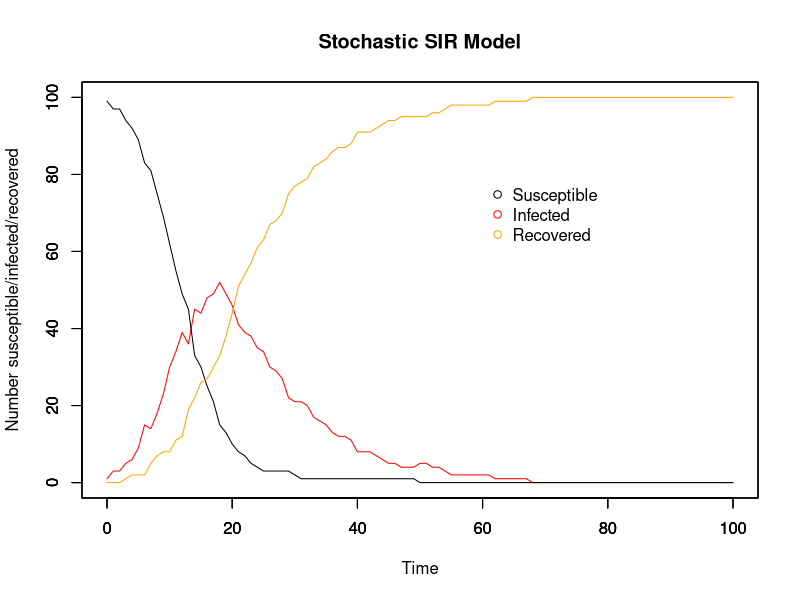
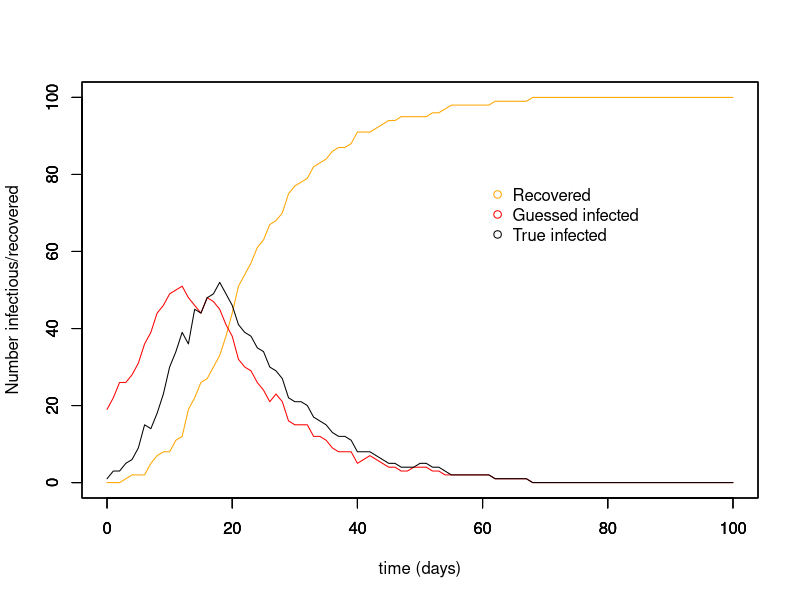
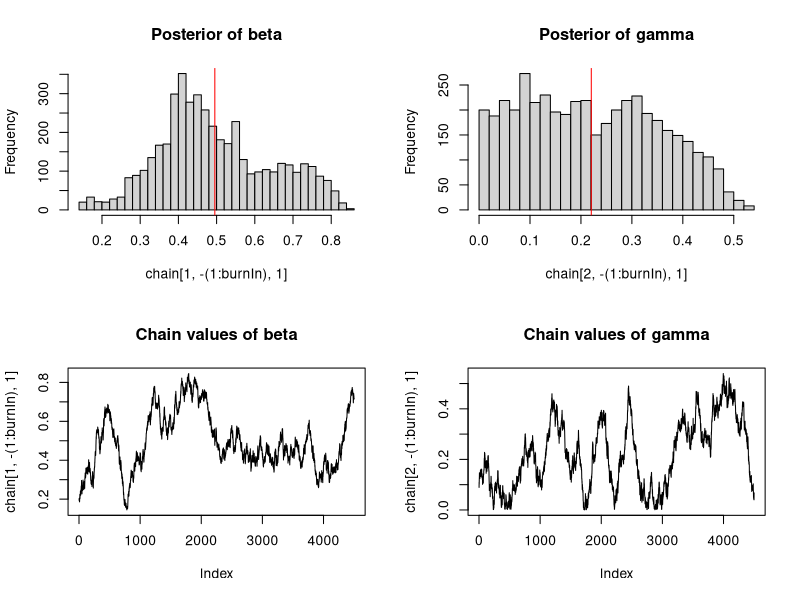
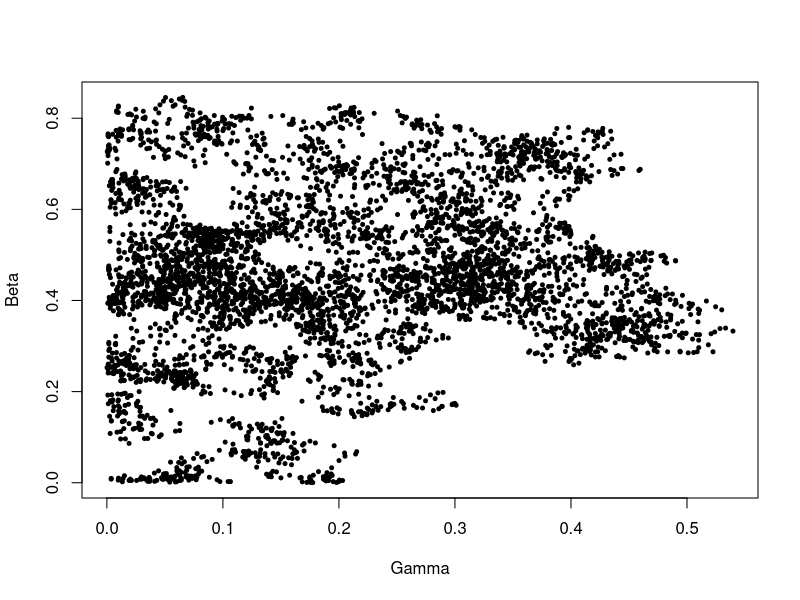
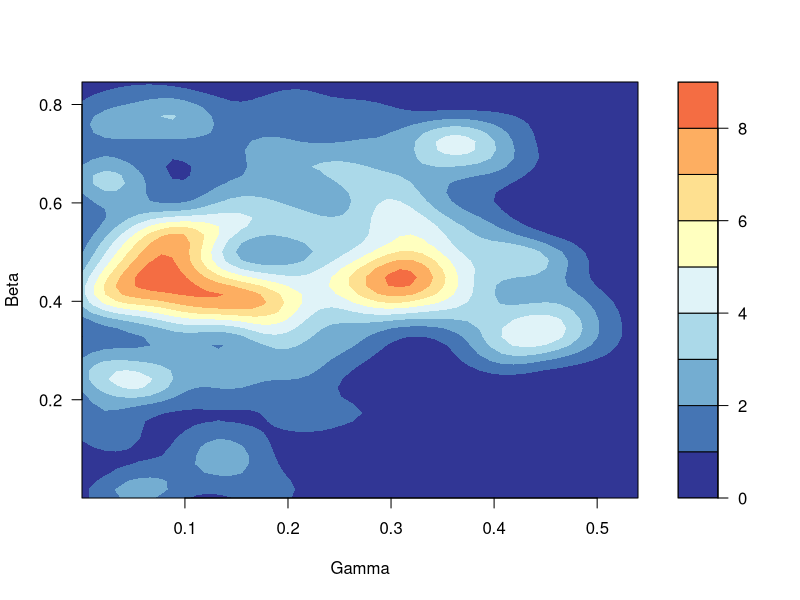

Recreate these plots in R, in order.
# MCMC estimating stochastic processes
# 3 unknonws: beta, gamma, and the time of infection for each individual
# 17/11/17

##########################
## Input values for SIR ##
##########################

# Time
timestep <- 1
times <- seq(0, 100, by = timestep)

# Initial population: N-1 susceptible, 1 infectious, 0 recovered
init.values = c(
  S = 100-1,
  I = 1,
  R = 0
)
N = sum(init.values)

# Beta & gammma
beta <- 5e-3
gamma <- 8e-2
1/gamma

###############
## The model ##
###############

# Array for holding collective disease status information for whole period of time
data <- array(0, dim =c(length(times), length(init.values)+3))
data[,1] <- times # make first column the timesteps to make plotting easier later on

#set.seed(22) # other good ones: 7, 14, 22, 30

# For loops for calculating the numbers susceptible, infected, and recovered at each timepoint
for (time in times){
  if (time == 0){ # Set up the number of S/I/R at time 0
    data[1,2] <- init.values["S"] # number of susceptibles at time 0
    data[1,3] <- init.values["I"] # number of infecteds at time 0
    data[1,4] <- init.values["R"] # number of recovereds at time 0
    data[1,5] <- init.values["I"] # number newly infected at time 0
    data[1,6] <- init.values["R"] # number newly recovered at time 0
    
  } else{
    whole_time <- 1/timestep * time # makes time into the whole number that it corresponds to in the array
    #inf <- rbinom(1, size = data[whole_time,2], prob = foi_t) # number who become infected in this timestep
    #rec <- rbinom(1, size = data[whole_time,3], prob = r_t)# number who become recovered in this timestep
    
    inf <- rbinom(1, size = data[whole_time,2], (1-(exp(-beta*data[whole_time,3]*timestep)))) # number who become infected in this timestep
    rec <- rbinom(1, size = data[whole_time,3], (1-(exp(-gamma*timestep)))) # number who become recovered in this timestep
    
    data[whole_time+1,2] <- data[whole_time,2] - inf # number of susceptibles at other times
    
    data[whole_time+1,3] <- data[whole_time,3]  + inf - rec # number of infecteds at other times
    
    data[whole_time+1,4] <- data[whole_time,4] + rec # number of recovereds at other times
    
    data[whole_time+1,5] <- data[whole_time+1,3] - data[whole_time,3] + data[whole_time+1,4] - data[whole_time,4] # number of newly infected
    
    data[whole_time+1,6] <- data[whole_time+1,4] - data[whole_time,4] # number of newly recovered
  }
}

###############
## SIR plots ##
###############

run_stoch <- data.frame(data) # make array into a dataframe
colnames(run_stoch) <- c("time","S", "I", "R", "new_I", "new_R")

par(mfrow = c(1,1))

# Plot for SIR model
plot(x = run_stoch$time, y = run_stoch$I, type = "line", col = "red", ylim = c(0,N),
     xlab = "Time", ylab = "Number susceptible/infected/recovered", main = "Stochastic SIR Model")
par(new=T)
plot(x = run_stoch$time, y = run_stoch$S, type = "line", ylim = c(0,N), ylab = "", xlab = "") # add susceptible line
par(new=T)
plot(x = run_stoch$time, y = run_stoch$R, type = "line", col = "orange", ylim = c(0,N), ylab = "", xlab = "") # recovered

# Add legend
legend(60, 0.8*N, c("Susceptible", "Infected", "Recovered"), pch = 1, col = c("black", "red", "orange"), bty = "n")

#################
## Guess new_I ##
#################

inf_period <- ceiling(1/gamma) # mean infectious period calculated from gamma

for (i in 1:nrow(run_stoch)){
run_stoch$guess_new_I[i] <- run_stoch$new_R[i+(inf_period/timestep)] # guess newly infected, translates days into no. of timesteps
run_stoch$guess_I[i] <- run_stoch$R[i+(inf_period/timestep)] - run_stoch$R[i]
run_stoch$guess_S[i] <- N - (run_stoch$R[i] + run_stoch$guess_I[i])
}
run_stoch[is.na(run_stoch)] <- 0

plot(run_stoch$time, run_stoch$R, ylim = c(0,N), type = "line", col = "orange", xlab = "time (days)", ylab = "Number infectious/recovered")
par(new=T)
plot(run_stoch$time, run_stoch$guess_I, ylim = c(0,N), type = "line", col = "red", xlab = " ", ylab = " ")
par(new=T)
plot(x = run_stoch$time, y = run_stoch$I, type = "line", col = "black", ylim = c(0,N), xlab = " ", ylab = " ")
legend(60, 0.8*N, c("Recovered", "Guessed infected", "True infected"), pch = 1, col = c("orange", "red", "black"), bty = "n")

##################################
## Likelihood, prior, posterior ##
##################################

# Likelihood distribution for beta and gamma
likelihood <- function(param){
  dim(param)
  beta = as.numeric(param[1,1])
  gamma = as.numeric(param[2,1])
  I = as.numeric(param[,2])
  new_I = as.numeric(param[,3])
  
  total = array(0, dim = (c(nrow(run_stoch))))
  
  for (i in 1:nrow(run_stoch)){
    betalikelihood = dbinom(new_I[i+1], (N - I[i] - run_stoch$R[i]), (1-(exp(-beta*I[i]*timestep))), log = T)
    gammalikelihood = dbinom(run_stoch$new_R[i+1], I[i], (1-(exp(-gamma*timestep))), log = T)
    total[i] = betalikelihood + gammalikelihood
  }
  #print(total[i])
  return(sum(total, na.rm = T))
}

# Prior distribution
prior <- function(param){
  beta = as.numeric(param[1,1])
  gamma = as.numeric(param[2,1])
  betaprior = dunif(beta, min = 0, max = 100, log = T)
  gammaprior = dunif(gamma, min = 0, max = 100, log = T)
  return(betaprior + gammaprior)
}

# Posterior distribution for beta and gamma
posterior <- function(param){
  return (likelihood(param) + prior(param))
}

run_metropolis_MCMC <- function(startvalue, iterations){
  chain = array(dim = c(length(times), iterations+1, 3))
  
  chain[1,1,1] = startvalue[1] # beta
  chain[2,1,1] = startvalue[2] # gamma
  chain[,1,2] = start_I # all infectious
  chain[,1,3] = start_new_I # newly infectious
  
  # inf_chain = array(dim = c(length(times), iterations+1, 2)) # chain for infectious
  
  inter_inf = array(dim = c(length(times), iterations+1, 3)) # intermediate infectious array
  inf_list <- c(-1, 1) # used for choosing -1 or +1 randomly
  
  inter_betagamma = array(dim = c(length(times), iterations+1, 3)) # intermediate array for beta and gamma
  
  # Proposals
  for (i in 1:iterations){
    
  # Infectious
    changed_I <- sample(length(times), 1)
    inf <- sample(inf_list, 1) # will the change at that timepoint be + or - 1 I
    
    inter_inf[,i,] = chain[,i,]
    inter_inf[changed_I,i,2] = chain[changed_I, i, 2] + inf
    inter_inf[changed_I,i,3] = chain[changed_I, i, 3] + inf
    inf_proposal = inter_inf[,i,]
    
    #print(inf_proposal)
    inf_probab = posterior(inf_proposal) - posterior(chain[,i,])
    #print(posterior(chain[,i,]))
    #print(posterior(inf_proposal))
    if (log(runif(1)) < inf_probab){
      chain[,i+1,] = inf_proposal
    }else{
      chain[,i+1,] = chain[,i,]
    }
    
    # Beta and gamma
    
    #proposal = proposalfunction(chain[,i,])
    inter_betagamma[1,i,1] = rnorm(1, mean = chain[1,i,1], sd = 0.01 ) # beta proposal
    inter_betagamma[2,i,1] = rnorm(1, mean = chain[2,i,1], sd = 0.01) # gamma proposal
    proposal = inter_betagamma[,i,] # beta proposal and gamma proposal
    if (proposal[1,1] < 0.0 & proposal[2,1] < 0.0 ){
      chain[1:2,i+1,1] = chain[1:2,i,1]
      
    } else if (proposal[1,1] < 0.0 & proposal[2,1] >= 0.0){
      proposal[1,1] = chain[1,i,1]
      probab = posterior(proposal) - posterior(chain[,i,])
      # print(probab)
      if (log(runif(1)) < probab){
        chain[,i+1,] = proposal
      }else{
        chain[,i+1,] = chain[,i,]
      }
      
    } else if (proposal[1,1] >= 0.0 & proposal[2,1] < 0.0){
      proposal[2,1] = chain[2,i,1]
      probab = posterior(proposal) - posterior(chain[,i,])
      # print(probab)
      if (log(runif(1)) < probab){
        chain[,i+1,] = proposal
      }else{
        chain[,i+1,] = chain[,i,]
      }
      
    } else{
      probab = posterior(proposal) - posterior(chain[,i,])
      # print(probab)
      if (log(runif(1)) < probab){
        chain[,i+1,] = proposal
      }else{
        chain[,i+1,] = chain[,i,]
      }
    }
  }
  return(chain)
}

# Where to start the chain for beta and gamma
startvalue <- c(0.01,0.01)

# Where to start the guessing for I
start_I <- run_stoch$guess_I
start_new_I <- run_stoch$guess_new_I

# Number of runs
iterations = 5000
#set.seed(4)
chain <- run_metropolis_MCMC(startvalue, iterations)

# The beginning of the chain is biased towards the starting point, so take them out
# normally burnin is 10%-50% of the runs
burnIn = 0.1*iterations
acceptance <- 1-mean(duplicated(chain[,-(1:burnIn),]))

################
## MCMC Plots ##
################

par(mfrow = c(2,2))

hist(chain[1,-(1:burnIn),1],nclass=30, main="Posterior of beta")
abline(v = mean(chain[1,-(1:burnIn),1]), col = "red")

hist(chain[2, -(1:burnIn),1],nclass=30, main="Posterior of gamma")
abline(v = mean(chain[2,-(1:burnIn),1]), col = "red")

plot(chain[1, -(1:burnIn),1], type = "l", main = "Chain values of beta")

plot(chain[2, -(1:burnIn),1], type = "l", main = "Chain values of gamma")

# Plot beta vs. gamma
par(mfrow = c(1,1))
library(RColorBrewer)
library(MASS)

plot(x = chain[2,,1], y = chain[1,,1], xlab = "Gamma", ylab = "Beta", pch = 20, cex = 0.8)
# abline(lm(chain[,1]~chain[,2]), col="red") # regression line

k <- 11
my.cols <- rev(brewer.pal(k, "RdYlBu"))
z <- kde2d(chain[2,,1], chain[1,,1], n=50)
filled.contour(z, nlevels=k, col=my.cols, xlab = "Gamma", ylab = "Beta")

########################################################################################################################

########################################################################################################################

# A method of randomly choosing -1 or +1 with equal probability
# inf_list <- c(-1, 1)
# sample(inf_list, 1)

# Keeps track of which iteration you're on
# iteration = 0
# for (i in 1:iterations){
#   iteration = iteration + 1
# }

chain <- array(dim = c(5,4,3))
chain[,,1] <- 1
chain[,,2] <- 2
chain[,,3] <- 3
chain[1,,1] <- 11
chain[,,-1]

chain[1:(nrow(chain)-3),,]
chain[1:2,,]
dim(chain)
